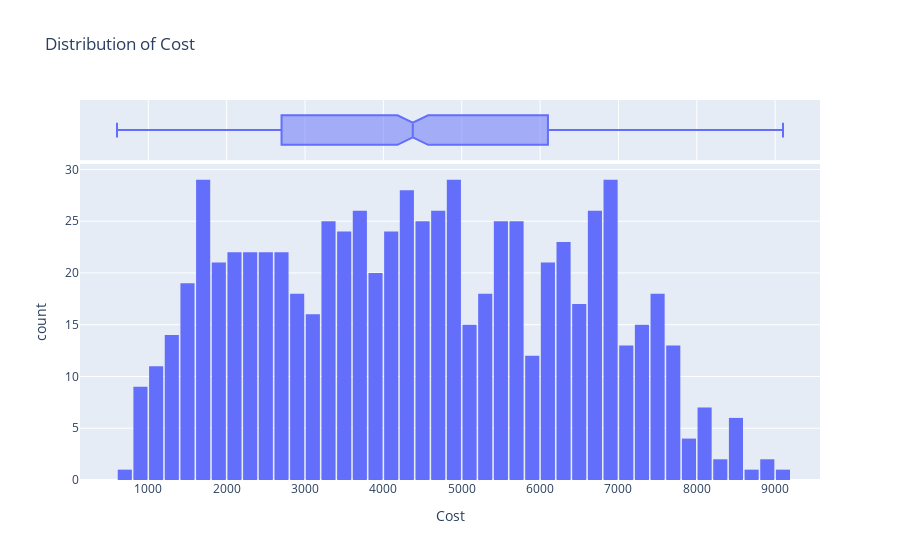
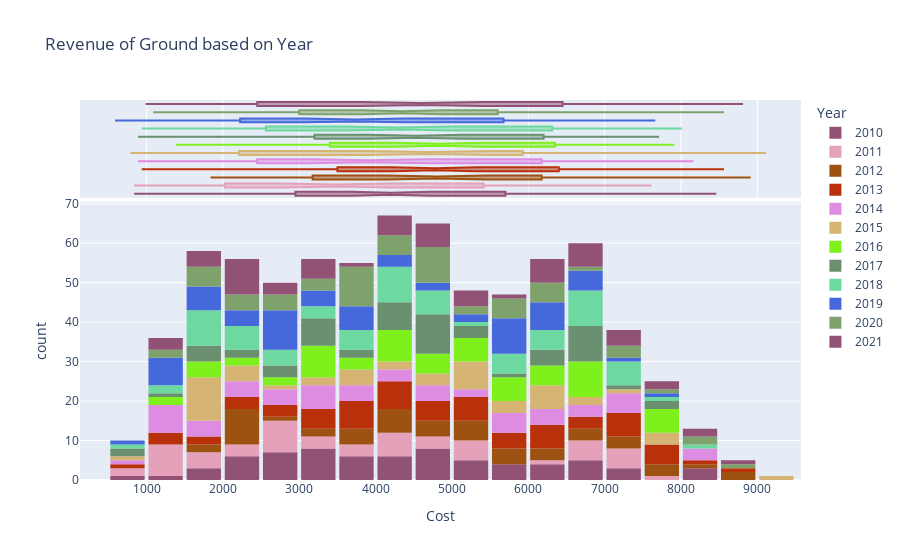
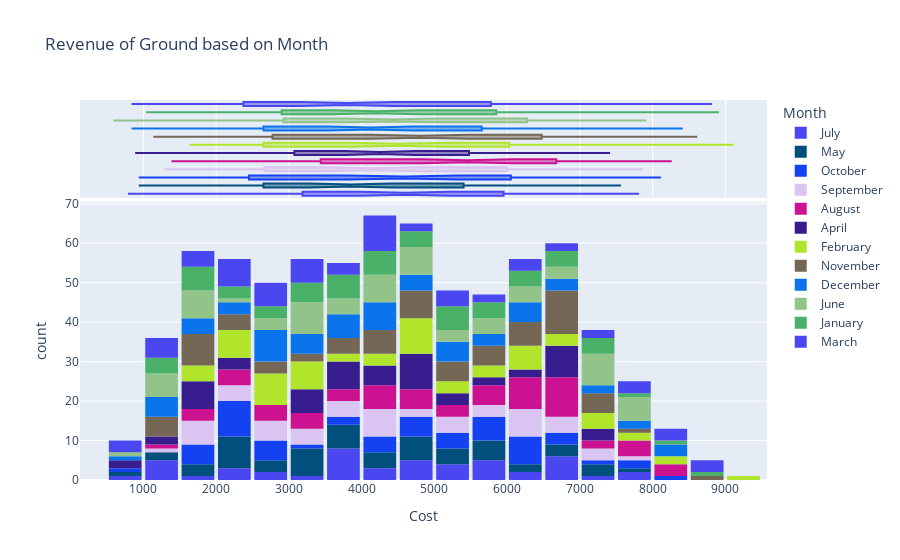
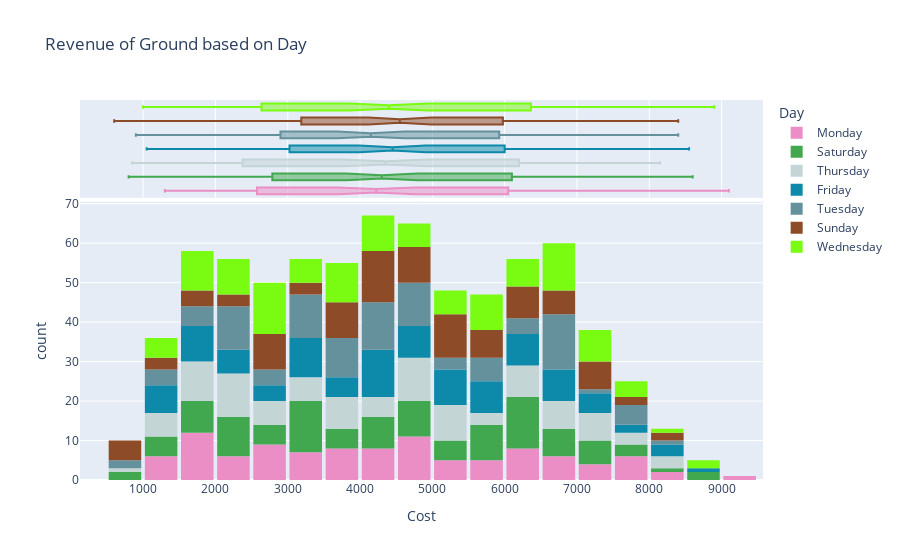

Here is the notebook cell these charts were saved with, in order:
### Code cell
AnalyticsPipeline(gO1_Cost_df)
